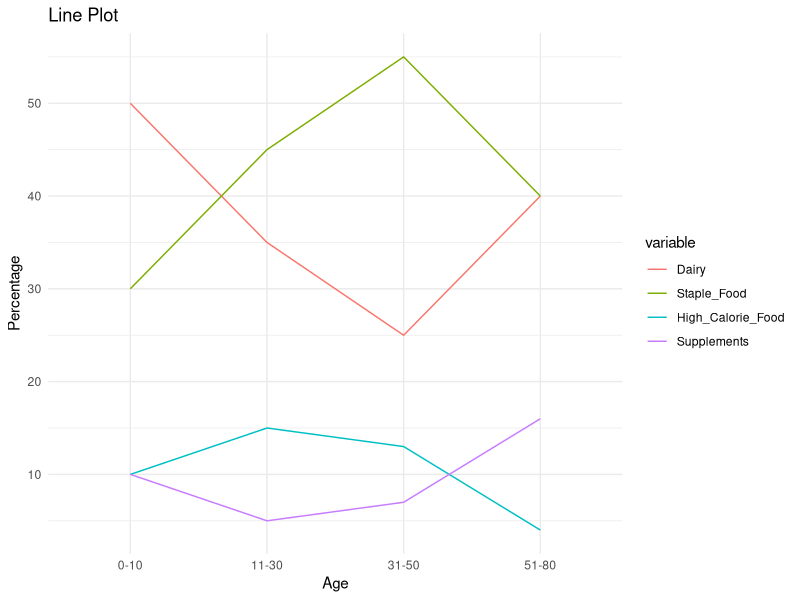

This chart was generated by the following R code:
library(ggplot2)

# Create the data frame
data <- data.frame(
  Age = c("0-10", "11-30", "31-50", "51-80"),
  Dairy = c(50, 35, 25, 40),
  Staple_Food = c(30, 45, 55, 40),
  High_Calorie_Food = c(10, 15, 13, 4),
  Supplements = c(10, 5, 7, 16)
)

# Reshape data for ggplot2
data_long <- reshape2::melt(data, id.vars = "Age")

ggplot(data_long, aes(x = Age, y = value, color = variable, group = variable)) +
  geom_line() +
  labs(title = "Line Plot", x = "Age", y = "Percentage") +
  theme_minimal()

